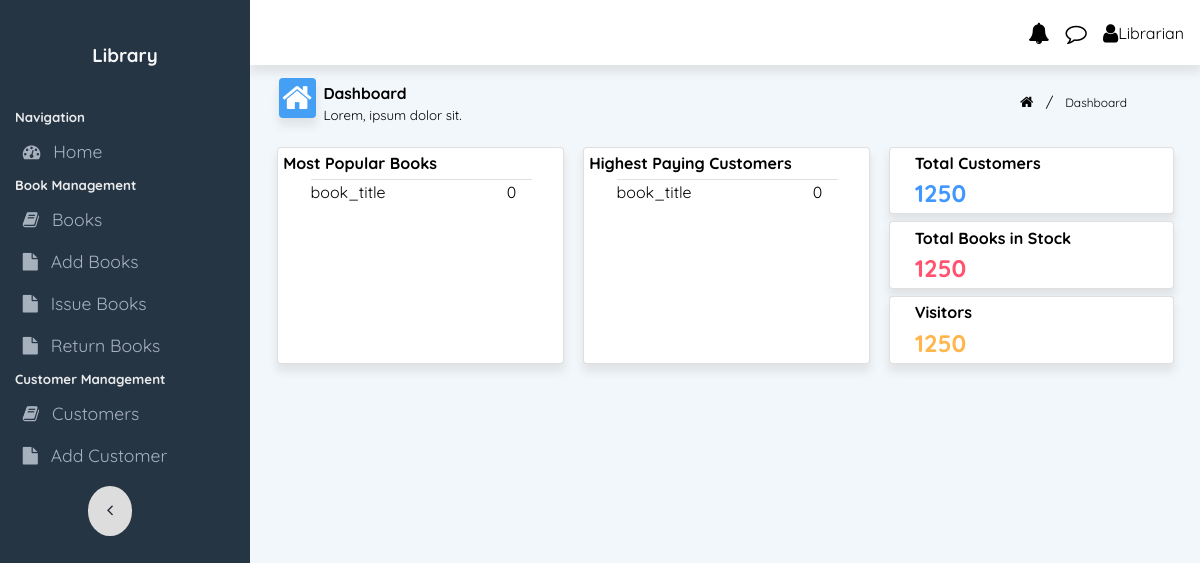
Before: / with the older database file.
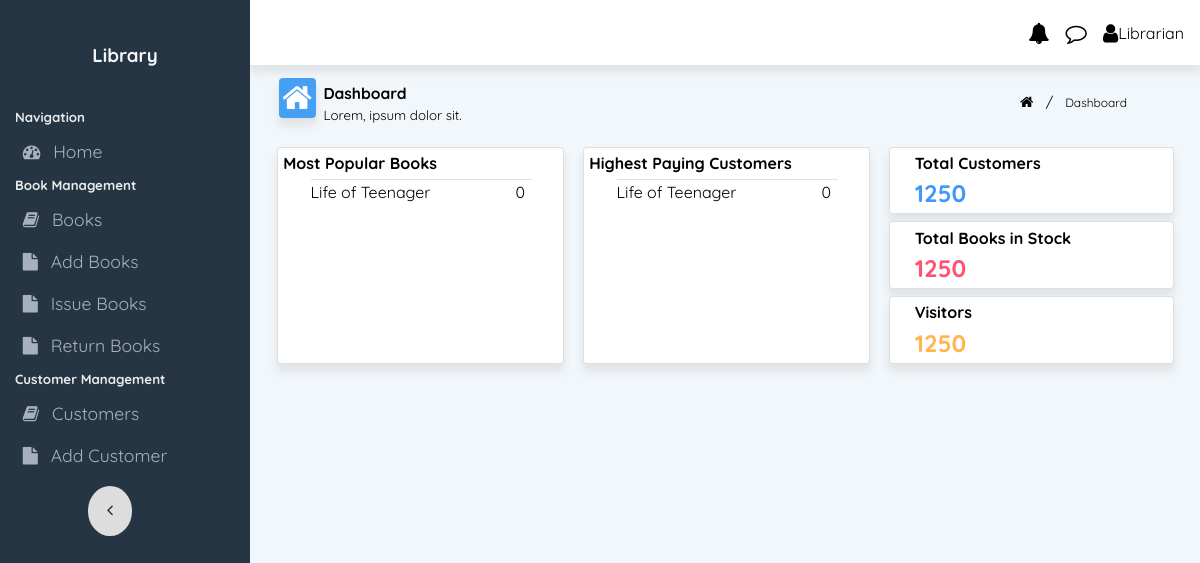
After: the same page with the newer database file.
### app.py (models this page shows, shortened)
class Books(db.Model):
    __tablename__ = 'books'
    book_id = db.Column(db.Integer, primary_key=True, autoincrement=True)
    title = db.Column(db.String(255), nullable=False)
    authors = db.Column(db.String(255), nullable=False)
    stockQty = db.Column(db.Integer, nullable=False, default=0)
    timesIssued = db.Column(db.Integer, nullable=False, default=0)

### app.py (the view)
@app.route('/')
def index():
    most_popular=Books.query.order_by(Books.timesIssued).limit(5).all()
    return render_template('index.html',most_popular=most_popular)

### templates/index.html (shortened to what this page needs)
{% extends 'base.html' %}
{% block body %}
<div class="content-area">
    <div class="flexContainer" id="dashboardLineContainer">
        <div class="flex-40 dashboardLine">
            <i class="fa fa-home fa-2x" style="float: left;" id="homeIcon"></i>
            <div style="margin-bottom: 0;margin-top: 0;">
                <h3 style="margin-bottom: 0;margin-top: 2px;"><small>Dashboard</small> </h3>
                <p style="margin-bottom: 0;margin-top: 0;"><small>Lorem, ipsum dolor sit.</small> </p>
            </div>
        </div>
        <div class="flex-40-end">
            <ul class="breadcrumb" style="float: right;">
                <li><a href="#"><i class="fa fa-home"></i></a></li>
                <li><small>Dashboard</small></li>
            </ul>
        </div>
    </div>
    <div class="flexContainer">
        <div class="flex-50 chartCard card" style="flex: 0 0 30%;">
            <h4><strong>Most Popular Books</strong></h4>
            <div style="width: 80%;margin: auto;">
                <table class="attendance_form_table">
                    <tbody id="attendance_form_table_data">
                        {%for book in most_popular %}
                        <tr>
                            <td>{{book.title}}</td>
                            <td>{{book.timesIssued}}</td>
                        </tr>
                        {%endfor%}
                    </tbody>
                </table>
            </div>
        </div>
        <div class="flex-50 chartCard card" style="flex: 0 0 30%;">
            <h4><strong>Highest Paying Customers</strong></h4>
            <div style="width: 80%;margin: auto;">
                <table class="attendance_form_table">
                    <tbody id="attendance_form_table_data">
                        {%for book in most_popular %}
                        <tr>
                            <td>{{book.title}}</td>
                            <td>{{book.timesIssued}}</td>
                        </tr>
                        {%endfor%}
                    </tbody>
                </table>
            </div>
        </div>
        <div class="flex-40 verticalFlex" style="flex: 0 0 30%;">
            <div class="card verticalFlexItem" style="margin-bottom: 1.5%;">
                <h6>Total Customers</h6>
                <h3 style="color: #4098FE;">1250</h3>
            </div>
            <div class="card verticalFlexItem" style="margin-bottom: 1%; margin-top:1%;">
                <h6>Total Books in Stock</h6>
                <h3 style="color: #FF5370;">1250</h3>
            </div>
            <div class="card verticalFlexItem" style="margin-top: 1.5%;">
                <h6>Visitors</h6>
                <h3 style="color: #FFB64D;">1250</h3>
            </div>
        </div>
    </div>
</div>
{% endblock %}

Changed rows visible on the page:
changed Books: title "book_title" → "Life of Teenager"
